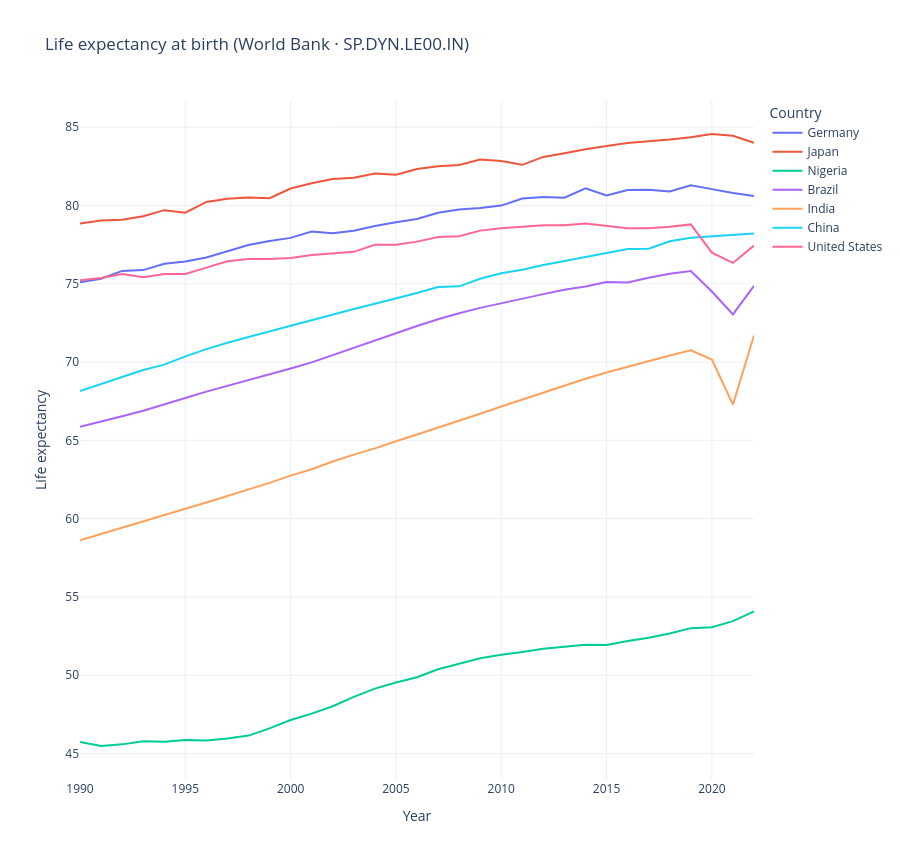

Notebook code cell kept with this figure:
### Code cell
import wbgapi as wb
# wbgapi talks to the World Bank API directly; the default database (2) is the
# World Development Indicators. Codes like SP.DYN.LE00.IN identify indicators.

def fetch_life_expectancy():
    d = wb.data.DataFrame("SP.DYN.LE00.IN",
                          economy=["USA", "CHN", "IND", "BRA", "NGA", "JPN", "DEU"],
                          time=range(1990, 2023),
                          index=["economy", "time"], columns="series", # tidy long format
                          numericTimeKeys=True, labels=True, skipAggs=True)
    return d.reset_index()

le = load_or_fetch_csv("wb_life_expectancy.csv", fetch_life_expectancy)
le = le.rename(columns={"time": "Year", "SP.DYN.LE00.IN": "Life expectancy"})

fig = px.line(le, x="Year", y="Life expectancy", color="Country", markers=False,
              title="Life expectancy at birth (World Bank \u00b7 SP.DYN.LE00.IN)")
fig.update_layout(height=860)
fig.show()

### Figure 1 — Plotly figure (JSON) as saved in the notebook; plotly's stock layout.template omitted (floating-point values rounded to 4 significant figures)
{"data": [{"hovertemplate": "Country=Germany<br>Year=%{x}<br>Life expectancy=%{y}<extra></extra>", "legendgroup": "Germany", "line": {"color": "#636efa", "dash": "solid"}, "marker": {"symbol": "circle"}, "mode": "lines", "name": "Germany", "orientation": "v", "showlegend": true, "type": "scatter", "x": [2022, 2021, 2020, 2019, 2018, 2017, 2016, 2015, 2014, 2013, 2012, 2011, 2010, 2009, 2008, 2007, 2006, 2005, 2004, 2003, 2002, 2001, 2000, 1999, 1998, 1997, 1996, 1995, 1994, 1993, 1992, 1991, 1990], "xaxis": "x", "y": [80.61, 80.79, 81.04, 81.29, 80.89, 80.99, 80.99, 80.64, 81.09, 80.49, 80.54, 80.44, 79.99, 79.84, 79.74, 79.53, 79.13, 78.93, 78.68, 78.38, 78.23, 78.33, 77.93, 77.73, 77.48, 77.07, 76.67, 76.42, 76.27, 75.87, 75.82, 75.32, 75.09], "yaxis": "y"}, {"hovertemplate": "Country=Japan<br>Year=%{x}<br>Life expectancy=%{y}<extra></extra>", "legendgroup": "Japan", "line": {"color": "#EF553B", "dash": "solid"}, "marker": {"symbol": "circle"}, "mode": "lines", "name": "Japan", "orientation": "v", "showlegend": true, "type": "scatter", "x": [2022, 2021, 2020, 2019, 2018, 2017, 2016, 2015, 2014, 2013, 2012, 2011, 2010, 2009, 2008, 2007, 2006, 2005, 2004, 2003, 2002, 2001, 2000, 1999, 1998, 1997, 1996, 1995, 1994, 1993, 1992, 1991, 1990], "xaxis": "x", "y": [84.0, 84.45, 84.56, 84.36, 84.21, 84.1, 83.98, 83.79, 83.59, 83.33, 83.1, 82.59, 82.84, 82.93, 82.59, 82.51, 82.32, 81.96, 82.03, 81.76, 81.69, 81.42, 81.08, 80.46, 80.5, 80.42, 80.22, 79.54, 79.7, 79.3, 79.08, 79.04, 78.84], "yaxis": "y"}, {"hovertemplate": "Country=Nigeria<br>Year=%{x}<br>Life expectancy=%{y}<extra></extra>", "legendgroup": "Nigeria", "line": {"color": "#00cc96", "dash": "solid"}, "marker": {"symbol": "circle"}, "mode": "lines", "name": "Nigeria", "orientation": "v", "showlegend": true, "type": "scatter", "x": [2022, 2021, 2020, 2019, 2018, 2017, 2016, 2015, 2014, 2013, 2012, 2011, 2010, 2009, 2008, 2007, 2006, 2005, 2004, 2003, 2002, 2001, 2000, 1999, 1998, 1997, 1996, 1995, 1994, 1993, 1992, 1991, 1990], "xaxis": "x", "y": [54.08, 53.45, 53.07, 53.01, 52.67, 52.4, 52.19, 51.94, 51.94, 51.83, 51.69, 51.49, 51.31, 51.08, 50.75, 50.38, 49.88, 49.54, 49.15, 48.62, 48.02, 47.55, 47.14, 46.61, 46.15, 45.96, 45.83, 45.87, 45.75, 45.78, 45.59, 45.48, 45.73], "yaxis": "y"}, {"hovertemplate": "Country=Brazil<br>Year=%{x}<br>Life expectancy=%{y}<extra></extra>", "legendgroup": "Brazil", "line": {"color": "#ab63fa", "dash": "solid"}, "marker": {"symbol": "circle"}, "mode": "lines", "name": "Brazil", "orientation": "v", "showlegend": true, "type": "scatter", "x": [2022, 2021, 2020, 2019, 2018, 2017, 2016, 2015, 2014, 2013, 2012, 2011, 2010, 2009, 2008, 2007, 2006, 2005, 2004, 2003, 2002, 2001, 2000, 1999, 1998, 1997, 1996, 1995, 1994, 1993, 1992, 1991, 1990], "xaxis": "x", "y": [74.87, 73.04, 74.51, 75.81, 75.63, 75.38, 75.08, 75.11, 74.82, 74.61, 74.33, 74.05, 73.78, 73.46, 73.11, 72.73, 72.3, 71.83, 71.36, 70.88, 70.4, 69.98, 69.58, 69.21, 68.85, 68.5, 68.11, 67.7, 67.29, 66.89, 66.54, 66.2, 65.86], "yaxis": "y"}, {"hovertemplate": "Country=India<br>Year=%{x}<br>Life expectancy=%{y}<extra></extra>", "legendgroup": "India", "line": {"color": "#FFA15A", "dash": "solid"}, "marker": {"symbol": "circle"}, "mode": "lines", "name": "India", "orientation": "v", "showlegend": true, "type": "scatter", "x": [2022, 2021, 2020, 2019, 2018, 2017, 2016, 2015, 2014, 2013, 2012, 2011, 2010, 2009, 2008, 2007, 2006, 2005, 2004, 2003, 2002, 2001, 2000, 1999, 1998, 1997, 1996, 1995, 1994, 1993, 1992, 1991, 1990], "xaxis": "x", "y": [71.7, 67.28, 70.16, 70.75, 70.42, 70.07, 69.71, 69.33, 68.93, 68.5, 68.08, 67.62, 67.16, 66.7, 66.25, 65.8, 65.37, 64.94, 64.48, 64.09, 63.65, 63.16, 62.75, 62.28, 61.85, 61.44, 61.03, 60.63, 60.24, 59.82, 59.45, 59.03, 58.62], "yaxis": "y"}, {"hovertemplate": "Country=China<br>Year=%{x}<br>Life expectancy=%{y}<extra></extra>", "legendgroup": "China", "line": {"color": "#19d3f3", "dash": "solid"}, "marker": {"symbol": "circle"}, "mode": "lines", "name": "China", "orientation": "v", "showlegend": true, "type": "scatter", "x": [2022, 2021, 2020, 2019, 2018, 2017, 2016, 2015, 2014, 2013, 2012, 2011, 2010, 2009, 2008, 2007, 2006, 2005, 2004, 2003, 2002, 2001, 2000, 1999, 1998, 1997, 1996, 1995, 1994, 1993, 1992, 1991, 1990], "xaxis": "x", "y": [78.2, 78.12, 78.02, 77.94, 77.71, 77.23, 77.21, 76.97, 76.71, 76.45, 76.2, 75.89, 75.67, 75.32, 74.83, 74.79, 74.4, 74.08, 73.73, 73.39, 73.03, 72.67, 72.29, 71.95, 71.6, 71.23, 70.82, 70.36, 69.83, 69.49, 69.06, 68.61, 68.16], "yaxis": "y"}, {"hovertemplate": "Country=United States<br>Year=%{x}<br>Life expectancy=%{y}<extra></extra>", "legendgroup": "United States", "line": {"color": "#FF6692", "dash": "solid"}, "marker": {"symbol": "circle"}, "mode": "lines", "name": "United States", "orientation": "v", "showlegend": true, "type": "scatter", "x": [2022, 2021, 2020, 2019, 2018, 2017, 2016, 2015, 2014, 2013, 2012, 2011, 2010, 2009, 2008, 2007, 2006, 2005, 2004, 2003, 2002, 2001, 2000, 1999, 1998, 1997, 1996, 1995, 1994, 1993, 1992, 1991, 1990], "xaxis": "x", "y": [77.43, 76.33, 76.98, 78.79, 78.64, 78.54, 78.54, 78.69, 78.84, 78.74, 78.74, 78.64, 78.54, 78.39, 78.04, 77.99, 77.69, 77.49, 77.49, 77.04, 76.94, 76.84, 76.64, 76.58, 76.58, 76.43, 76.03, 75.62, 75.62, 75.42, 75.62, 75.37, 75.21], "yaxis": "y"}], "layout": {"height": 860, "legend": {"title": {"text": "Country"}, "tracegroupgap": 0}, "title": {"text": "Life expectancy at birth (World Bank · SP.DYN.LE00.IN)"}, "xaxis": {"anchor": "y", "domain": [0, 1], "title": {"text": "Year"}}, "yaxis": {"anchor": "x", "domain": [0, 1], "title": {"text": "Life expectancy"}}}}
